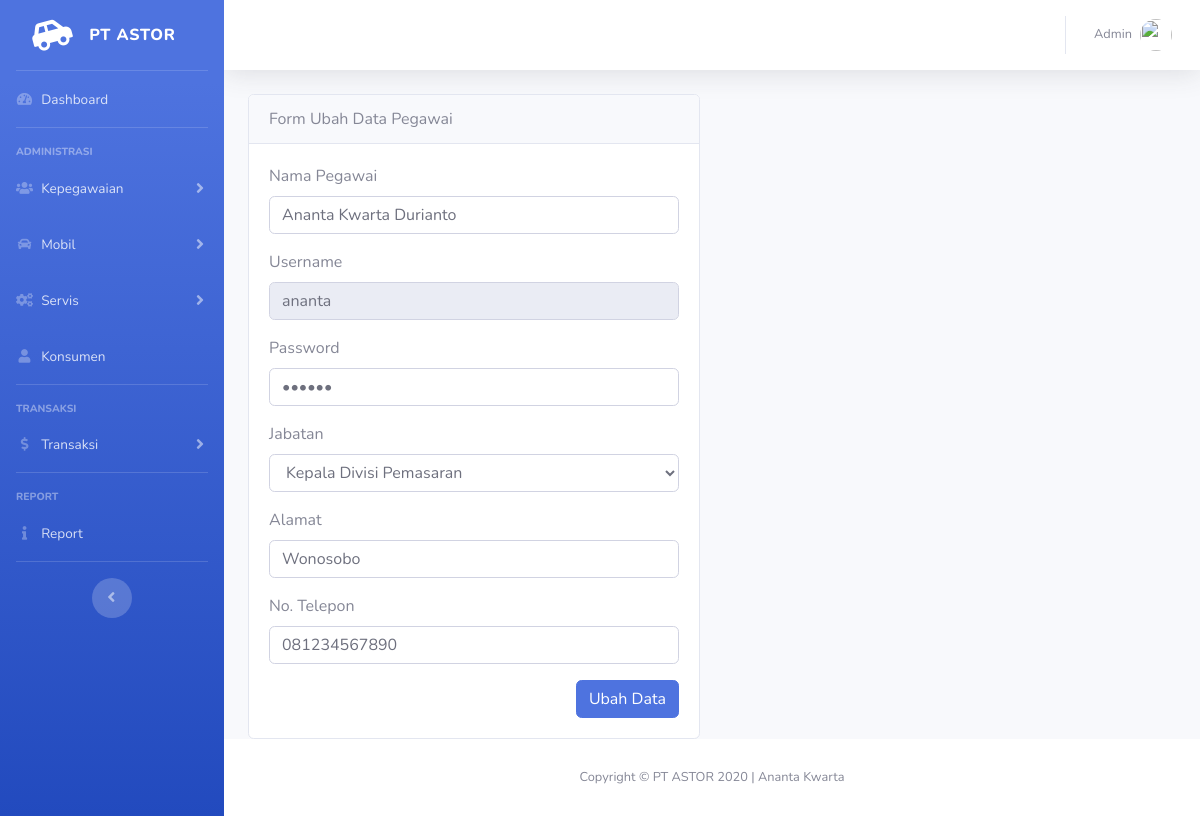
The page /pegawai/ubah/1021 on the database its author committed.
### tables this page shows
CREATE TABLE `pegawai` (
  `idPegawai` int(11) NOT NULL,
  `namaPegawai` varchar(255) NOT NULL,
  `username` varchar(50) NOT NULL,
  `idJabatan` int(11) NOT NULL,
  `alamat` varchar(255) NOT NULL,
  `noTelp` varchar(20) NOT NULL
);

CREATE TABLE `user` (
  `username` varchar(50) NOT NULL,
  `password` varchar(255) NOT NULL,
  `hakAkses` int(11) NOT NULL
);

### application/controllers/Pegawai.php (called while the page is built, shortened)
<?php
class Pegawai extends CI_Controller
{
    public function __construct()
    {
        $this->load->database();
        $this->load->model('m_pegawai');
        $this->load->library('form_validation');
    }
    public function ubah($id)
    {
        $data['judul'] = 'Form Ubah Data Pegawai';
        $data['pegawai'] = $this->m_pegawai->getById($id);
        $data['jabatan'] = $this->db->get('jabatan')->result_array();
        $this->form_validation->set_rules('nama', 'Nama', 'required');
        $this->form_validation->set_rules('password', 'Password', 'required');
        $this->form_validation->set_rules('alamat', 'Alamat', 'required');
        $this->form_validation->set_rules('noTelp', 'noTelp', 'required|numeric');
        if ($this->form_validation->run() == FALSE) {
            $this->load->view('templates/header', $data);
            $this->load->view('kepegawaian/pegawai/ubah', $data);
            $this->load->view('templates/footer');
        } else {
            $this->m_pegawai->ubahData();
            $this->session->set_flashdata('flash', 'Diubah');
            redirect('pegawai');
        }
    }
}

### index.php (called while the page is built, shortened)
<?php
require_once BASEPATH.'core/CodeIgniter.php';

### application/models/M_pegawai.php (called while the page is built, shortened)
<?php
class M_pegawai extends CI_Model
{
    public function getById($id)
    {
        $this->db->select('*');
        $this->db->from('pegawai');
        $this->db->join('jabatan', 'jabatan.idJabatan=pegawai.idJabatan');
        $this->db->join('user', 'user.username=pegawai.username');
        $this->db->where('idPegawai', $id);
        $query = $this->db->get();
        return $query->row_array();
    }
}

### application/views/kepegawaian/pegawai/ubah.php (the view, shortened to what this page needs)
<div class="container-fluid">
    <div class="row mt-3">
        <div class="col-md-6">
            <div class="card">
                <div class="card-header">
                    Form Ubah Data Pegawai
                </div>
                <div class="card-body">
                    <form action="" method="post">
                        <div class="form-group">
                            <label for="nama">Nama Pegawai</label>
                            <input type="text" class="form-control" id="nama" name="nama" value="<?= $pegawai['namaPegawai']; ?>">
                        </div>
                        <div class="form-group">
                            <label for="username">Username</label>
                            <input type="text" class="form-control" id="username" name="username" value="<?= $pegawai['username']; ?>" readonly>
                        </div>
                        <div class="form-group">
                            <label for="password">Password</label>
                            <input type="password" class="form-control" id="password" name="password" value="<?= $pegawai['password']; ?>">
                        </div>
                        <div class="form-group">
                            <label for="jabatan">Jabatan</label>
                            <select class="form-control" id="idJabatan" name="idJabatan">
                                <?php foreach ($jabatan as $j) :
                                    if ($j['idJabatan'] == $pegawai['idJabatan']) : ?>
                                        <option value="<?= $j['idJabatan']; ?>" selected><?= $j['jabatan']; ?></option>
                                    <?php else : ?>
                                        <option value="<?= $j['idJabatan']; ?>"><?= $j['jabatan']; ?></option>
                                    <?php endif; ?>
                                <?php endforeach; ?>
                            </select>
                        </div>
                        <div class="form-group">
                            <label for="alamat">Alamat</label>
                            <input type="text" class="form-control" id="alamat" name="alamat" value="<?= $pegawai['alamat']; ?>">
                        </div>
                        <div class="form-group">
                            <label for="noTelp">No. Telepon</label>
                            <input type="text" class="form-control" id="noTelp" name="noTelp" value="<?= $pegawai['noTelp']; ?>">
                        </div>
                        <button type="submit" name="ubah" class="btn btn-primary float-right">Ubah Data</button>
                    </form>
                </div>
            </div>
        </div>
    </div>
</div>
</div>

### rows shown on the page
pegawai: nama "Ananta Kwarta Durianto", username "ananta", alamat "Wonosobo", noTelp "081234567890"

### other values the page prints
form field idJabatan "Kepala Divisi Pemasaran"
